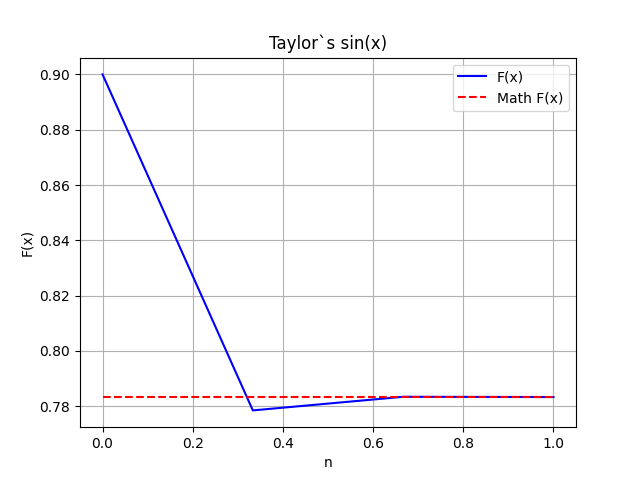

Python code for this plot:
import Input
import math
from tabulate import tabulate
from statistics import median, mode, variance, stdev
import matplotlib.pyplot as plt
from decimal import Decimal
import numpy as np

class Analyzer:
    def graph(self):
        print("Grapha ne budet")

class SequenceAnalyzer(Analyzer):

    def __init__(self,x,eps):
        self.__seq = []
        self._x = x
        self._eps = eps
    
    @property
    def sequence(self):
        return self.__seq
    
    def calculate_mean(self):
        # Calculates the mean of the sequence
        return sum(self.sequence) / len(self.sequence)

    def calculate_median(self):
        # Calculates the median of the sequence
        return median(self.sequence)

    def calculate_mode(self):
        # Calculates the mode of the sequence
        return mode(self.sequence)

    def calculate_variance(self):
        # Calculates the variance of the sequence
        return variance(self.sequence)

    def calculate_standard_deviation(self):
        # Calculates the variance of the sequence
        return stdev(self.sequence)
    
    @staticmethod
    def calculate_actual_value(x):
        # Calculates the actual value based on a given input 'x'
        return math.log(1 + x)

   
    def find(self):
        iter = 0
        sign = 1  
        approximation = Decimal(0)
        term = Decimal(2)

        while abs(term) >= Decimal(self._eps): 
            term = Decimal(sign) * (Decimal(self._x) ** (2 * iter + 1)) / Decimal(math.factorial(2 * iter + 1))
            sign *= -1 
            approximation += term
            iter += 1
            self.__seq.append(approximation)
            if iter > 500:
                raise ValueError(f"Can't reach eps = {self._eps} for sin(x) by 500 iterations")
            self._iter = iter
            self._approximation = approximation
        return float(approximation)
    
    def table(self):
        data = [[self._x, self._iter, float(self._approximation), math.sin(self._x), self._eps]]
        headers = ["x", "n", "F(x)", "Math F(x)", "eps"]
        table = tabulate(data, headers=headers)
        return table

    def real(self,x):
        return math.sin(x)
def task3():
    """
    Function to compute sin(x) approximation using Taylor series expansion by 500 iterations or less and with math function.
    Args: 
    - x (float): Argument of sin(x)
    - eps (float): Approximate value aim

    Returns:
    - table (tabulate): Table of found values

    Raises:
    - ValueError: If to find answer need more than 500 iterations
    """
    
    x = Input.get("Write x (x = [-0.999999999999; 0.999999999999]): ",float,-0.999999999999,0.999999999999)
    eps = Input.get("Write eps (eps = [0; 1]): ",float,0,1)
    analyzer = SequenceAnalyzer(x,eps)
    try:
        ans = analyzer.find()
        table = analyzer.table()
        print(table)
        print(f"Average value: {analyzer.calculate_mean()}")
        print(f"Median: {analyzer.calculate_median()}")
        print(f"Mode: {analyzer.calculate_mode()}")
        print(f"Variance: {analyzer.calculate_variance()}")
        print(f"Standard deviation: {analyzer.calculate_standard_deviation()}")
        x_values = np.linspace(0, 1, len(analyzer.sequence))
        y_values = analyzer.sequence

        plt.plot(x_values, y_values, color="blue", label="F(x)")
        plt.plot(x_values, [analyzer.real(x)] * len(analyzer.sequence), color="red",
                linestyle="--", label="Math F(x)")
        plt.xlabel('n')
        plt.ylabel('F(x)')
        plt.legend()
        plt.grid(True)
        plt.title("Taylor`s sin(x)")
        plt.savefig("Task3.png")
        #plt.show()
    except Exception as e:
        print(f'Error: {e}')
